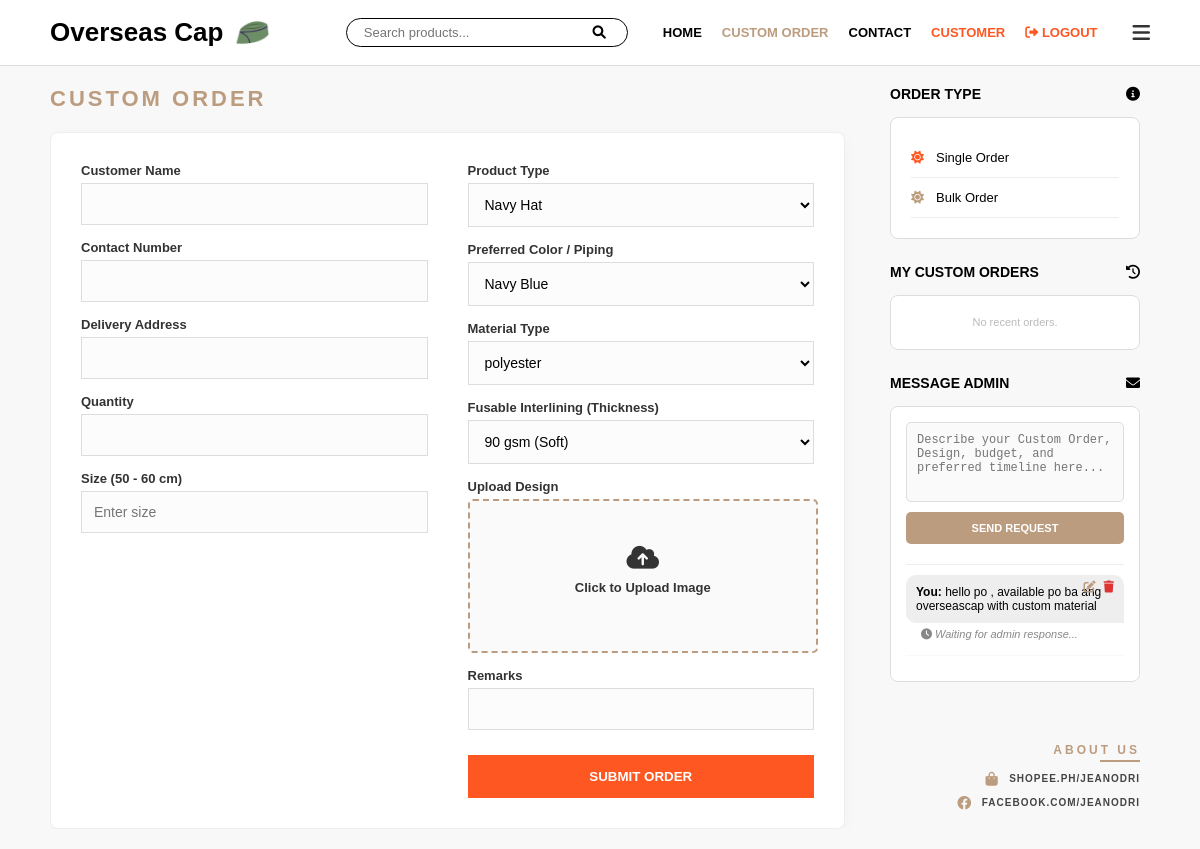
/custom_order (signed in), run on the app's committed database.
### app.py (models this page shows)
class ContactMessage(db.Model):
    id = db.Column(db.Integer, primary_key=True)
    user_id = db.Column(db.Integer, db.ForeignKey('user.id'), nullable=True)
    sender_name = db.Column(db.String(100))
    message = db.Column(db.Text, nullable=False)
    admin_reply = db.Column(db.Text, nullable=True) # Stores the Admin's response
    date_sent = db.Column(db.DateTime, default=datetime.utcnow)
    is_read = db.Column(db.Boolean, default=False)

### app.py (the view)
@app.route('/custom_order')
def custom_order():
    if 'user' not in session:
        return redirect(url_for('login'))
    user = User.query.filter_by(username=session['user']).first()
    custom_orders = CustomOrder.query.filter_by(
        user_id=user.id,
        order_type="Custom Order"
    ).order_by(CustomOrder.id.desc()).all()
    prev_data = session.get('temp_order', {})
    messages = ContactMessage.query.filter_by(user_id=user.id).order_by(ContactMessage.date_sent.desc()).all()
    return render_template('custom_order.html',
                           messages=messages,
                           prev_data=prev_data,
                           custom_orders=custom_orders)

### app.py (called while the page is built)
@app.context_processor
def inject_stats():
    admin_stats = {
        'total': CustomOrder.query.count(),
        'pending': CustomOrder.query.filter_by(status='PENDING').count(),
        'completed': CustomOrder.query.filter(CustomOrder.status.in_(['DONE', 'COMPLETED'])).count()
    }
    return dict(admin_stats=admin_stats)

### templates/custom_order.html (shortened to what this page needs)
<!DOCTYPE html>
<html lang="en">
<head>
    <link rel="stylesheet" href="https://cdnjs.cloudflare.com/ajax/libs/font-awesome/6.0.0/css/all.min.css">
</head>
<body>
    <header>
        <div style="display: flex; align-items: center; gap: 12px;">
            <div class="logo">Overseas Cap</div>
            <img src="{{ url_for('static', filename='logo.png') }}" alt="Logo" style="height: 35px; width: auto;">
        </div>
        <div style="display: flex; align-items: center; gap: 15px;">
            <form action="{{ url_for('home') }}" method="GET" class="search-container">
                <input type="text" name="q" placeholder="Search products..." value="{{ request.args.get('q', '') }}">
                <button type="submit"><i class="fas fa-search"></i></button>
            </form>
            <nav id="topNav">
                <a href="{{ url_for('home') }}">HOME</a>
                <a href="{{ url_for('custom_order') }}" style="color: #bc9c7e;">CUSTOM ORDER</a>
                <a href="{{ url_for('contact') }}">CONTACT</a>
                <a href="{{ url_for('customer_profile') }}" style="color: #ff5722;">CUSTOMER</a>
                <a href="#" onclick="confirmLogout(event)" style="color: #ff5722; font-weight: bold;">
                    <i class="fas fa-sign-out-alt"></i> LOGOUT
                </a>
            </nav>
            <i class="fas fa-bars menu-toggle-btn" onclick="toggleMenu()"></i>
        </div>
    </header>
    <main>
        <div class="content-left">
            <div class="page-title">Custom Order</div>
            <form class="form-grid" id="mainCustomForm">
                <div class="form-section">
                    <div class="input-row">
                        <label>Customer Name</label>
                        <input type="text" name="customer_name" value="{{ prev_data.get('customer_name', '') }}" required>
                    </div>
                    <div class="input-row">
                        <label>Contact Number</label>
                        <input type="text" name="contact_number" value="{{ prev_data.get('contact_number', '') }}" required>
                    </div>
                    <div class="input-row">
                        <label>Delivery Address</label>
                        <input type="text" name="address" value="{{ prev_data.get('address', '') }}" required>
                    </div>
                    <div class="input-row">
                        <label>Quantity</label>
                        <input type="number" name="quantity" value="{{ prev_data.get('quantity', '') }}" required>
                    </div>
                    <div class="input-row">
                        <label>Size (50 - 60 cm)</label>
                        <input type="number" name="size" min="50" max="60" placeholder="Enter size" required>
                    </div>
                </div>
                <div class="form-section">
                    <div class="input-row"><label>Product Type</label>
                        <select name="product_type">
                            <option value="Navy Hat">Navy Hat</option>
                        </select>
                    </div>
                    <div class="input-row">
                        <label>Preferred Color / Piping</label>
                        <select name="color">
                            <optgroup label="Primary Colors">
                                <option value="Navy Blue">Navy Blue</option>
                            </optgroup>
                        </select>
                    </div>
                    <div class="input-row"><label>Material Type</label>
                        <select name="material_type">
                            <option value="polyester">polyester</option>
                        </select>
                    </div>
                    <div class="input-row">
                        <label>Fusable Interlining (Thickness)</label>
                        <select name="interlining_thickness">
                            <option value="90 gsm">90 gsm (Soft)</option>
                        </select>
                    </div>
                    <div class="input-row"><label>Upload Design</label>
                        <label for="design-upload" class="upload-label-box">
                            <i class="fas fa-cloud-upload-alt fa-2x"></i>
                            <p id="file-name" style="margin-top:10px;">Click to Upload Image</p>
                        </label>
                    </div>
                    <div class="input-row"><label>Remarks</label><input type="text" name="remarks"></div>
                    <button type="submit" class="submit-btn">SUBMIT ORDER</button>
                </div>
            </form>
        </div>
        <aside class="sidebar">
            <div class="sidebar-header"><span>ORDER TYPE</span><i class="fas fa-info-circle"></i></div>
            <div class="sidebar-box">
                <div class="order-type-option" onclick="setOrderType('Single Order', this)"><i class="fas fa-sun" style="color: #ff5722;"></i> Single Order</div>
                <div class="order-type-option" onclick="setOrderType('Bulk Order', this)"><i class="fas fa-sun" style="color: #bc9c7e;"></i> Bulk Order</div>
            </div>
            <div style="margin-top: 25px;">
    <div class="sidebar-header"><span>MY CUSTOM ORDERS</span><i class="fas fa-history"></i></div>
    <div class="sidebar-box" style="padding: 10px; max-height: 200px; overflow-y: auto;">
        {% if custom_orders %}
            {% for order in custom_orders %}
            <div class="recent-order-item"
                 style="display: flex; justify-content: space-between; align-items: center; padding: 8px; border-bottom: 1px solid #eee; cursor: pointer;"
                 onclick="viewOrderStatus('{{ order.id }}',
                 '{{ order.status }}',
                 '{{ order.customer_name }}',
                 '{{ order.contact_number }}',
                 '{{ order.address }}',
                 '{{ order.quantity }}',
                 '{{ order.size_type }}',
                 '{{ order.product_type }}',
                 '{{ order.color_type }}',
                 '{{ order.material_type }}',
                 '{{ order.interlining_thickness }}',
                 '{{ (order.remarks or "")|replace("\'", "\\\'")|replace("\n", " ") }}',
                 '{{ order.design_filename }}',
                 '{{ order.price or "Not set" }}',
                 '{{ order.payment_method }}')"> <div style="font-size: 12px; font-weight: bold; color: #333;">Order #{{ order.id }}</div>
    <span style="font-size: 10px; font-weight: bold; color: #ff5722; text-transform: uppercase;">{{ order.status }}</span>
</div>
            {% endfor %}
        {% else %}
            <p style="text-align: center; color: #bbb; font-size: 11px; margin-top: 10px;">No recent orders.</p>
        {% endif %}
    </div>
</div>
            <div style="margin-top: 25px;">
    <div class="sidebar-header"><span>MESSAGE ADMIN</span><i class="fas fa-envelope"></i></div>
    <div class="sidebar-box" style="padding: 15px;">
        <textarea id="adminMessage" class="admin-msg-box" placeholder="Describe your Custom Order, Design, budget, and preferred timeline here..."></textarea>
        <button type="button" class="msg-send-btn" onclick="sendMessageToAdmin()">SEND REQUEST</button>
        <div class="chat-history" style="margin-top: 20px; max-height: 250px; overflow-y: auto; border-top: 1px solid #eee; padding-top: 10px;">
            {% if messages %}
                {% for msg in messages %}
                    <div style="margin-bottom: 15px; font-size: 12px; animation: fadeIn 0.3s ease;">
                        <div style="background: #eee; padding: 10px; border-radius: 10px 10px 0 10px; margin-bottom: 5px; position: relative;">
                            <strong>You:</strong> {{ msg.message }}
                            <div style="position: absolute; top: 5px; right: 10px; display: flex; gap: 8px;">
                                <button onclick="updateMessage('{{ msg.id }}', '{{ msg.message }}')" title="Edit Message" style="border:none; background:none; color:#bc9c7e; cursor:pointer; font-size: 12px; padding: 0;">
                                    <i class="fas fa-edit"></i>
                                </button>
                                <button onclick="deleteMessage('{{ msg.id }}')" title="Delete Message" style="border:none; background:none; color:#d33; cursor:pointer; font-size: 12px; padding: 0;">
                                    <i class="fas fa-trash"></i>
                                </button>
                            </div>
                        </div>
                        {% if msg.admin_reply %}
                            <div style="background: #e3f2fd; padding: 10px; border-radius: 10px 10px 10px 0; margin-left: 15px; border-left: 3px solid #2196f3;">
                                <strong>Admin Reply:</strong> {{ msg.admin_reply }}
                            </div>
                        {% else %}
                            <div style="margin-left: 15px; color: #888; font-style: italic; font-size: 11px;">
                                <i class="fas fa-clock"></i> Waiting for admin response...
                            </div>
                        {% endif %}
                    </div>
                    <hr style="border: 0; border-top: 1px solid #f9f9f9; margin: 10px 0;">
                {% endfor %}
            {% else %}
                <p style="text-align: center; color: #bbb; font-size: 11px; margin-top: 10px;">No messages sent yet.</p>
            {% endif %}
        </div>
    </div>
</div>
            <div class="about-us">
                <h4>About Us</h4>
                <div class="social-links">
                     <a href="https://shopee.ph/jeanodri" target="_blank">
                        <i class="fas fa-shopping-bag"></i> <span>SHOPEE.PH/JEANODRI</span>
                    </a>
                    <a href="https://facebook.com/jeanodri" target="_blank">
                        <i class="fab fa-facebook"></i> <span>FACEBOOK.COM/JEANODRI</span>
                    </a>
                </div>
            </div>
        </aside>
    </main>
</body>
</html>

### templates/custom_order.html (style rules this page uses)
html, body { height: 100vh; width: 100vw; margin: 0; padding: 0; overflow: hidden; background-color: #f8f8f8; font-family: Arial, sans-serif; display: flex; flex-direction: column; }
header { padding: 15px 50px; display: flex; justify-content: space-between; align-items: center; background: white; border-bottom: 1px solid #ddd; z-index: 100; }
.logo { font-size: 26px; font-weight: bold; }
.search-container { border: 1px solid #000; border-radius: 20px; padding: 5px 15px; width: 250px; display: flex; align-items: center; justify-content: space-between; background: white; }
.search-container input { border: none; outline: none; width: 100%; font-size: 13px; }
.search-container button { background: none; border: none; cursor: pointer; color: #000; }
nav { display: flex; align-items: center; transition: all 0.4s ease-in-out; }
nav a { color: #000; text-decoration: none; margin-left: 20px; font-size: 13px; font-weight: bold; transition: 0.3s; }
.menu-toggle-btn { cursor: pointer; font-size: 20px; margin-left: 20px; color: #333; transition: 0.3s; }
main { flex: 1; display: flex; padding: 20px 50px; gap: 30px; overflow: hidden; animation: fadeIn 0.7s ease-out; }
.content-left { flex: 3; display: flex; flex-direction: column; overflow-y: auto; padding-right: 15px; }
.page-title { color: #bc9c7e; letter-spacing: 3px; font-size: 22px; margin-bottom: 20px; font-weight: bold; text-transform: uppercase; }
.form-grid { display: grid; grid-template-columns: 1fr 1fr; gap: 40px; background: #fff; padding: 30px; border: 1px solid #eee; box-shadow: 0 4px 15px rgba(0,0,0,0.03); border-radius: 8px; }
.input-row { margin-bottom: 15px; display: flex; flex-direction: column; gap: 5px; }
.input-row label { font-size: 13px; font-weight: bold; color: #333; }
.input-row input, .input-row select { padding: 12px; border: 1px solid #ddd; font-size: 14px; background-color: #fcfcfc; outline: none; transition: all 0.3s; }
.upload-label-box { width: 100%; height: 150px; background-color: #fafafa; border: 2px dashed #bc9c7e; display: flex; flex-direction: column; justify-content: center; align-items: center; color: #bc9c7e; font-weight: bold; cursor: pointer; transition: 0.3s; border-radius: 5px; }
.submit-btn { background-color: #ff5722; color: white; border: none; padding: 14px; font-weight: bold; cursor: pointer; width: 100%; margin-top: 10px; transition: 0.3s; }
.sidebar { flex: 1; max-width: 250px; display: flex; flex-direction: column; overflow-y: auto; padding-right: 10px; }
.sidebar-header { display: flex; justify-content: space-between; align-items: center; font-weight: bold; margin-bottom: 15px; font-size: 14px; }
.sidebar-box { background: #fff; border: 1px solid #ddd; padding: 20px; border-radius: 8px; }
.order-type-option { display: flex; align-items: center; gap: 12px; padding: 12px 0; border-bottom: 1px solid #eee; font-size: 13px; cursor: pointer; transition: 0.3s; }
.admin-msg-box { width: 100%; height: 80px; border: 1px solid #ddd; border-radius: 5px; padding: 10px; font-size: 12px; resize: none; outline: none; background: #fafafa; transition: 0.3s; box-sizing: border-box; display: block; }
.msg-send-btn { width: 100%; background: #bc9c7e; color: white; border: none; padding: 10px; margin-top: 10px; border-radius: 5px; font-size: 11px; font-weight: bold; cursor: pointer; transition: 0.3s; box-sizing: border-box; }
.about-us { margin-top: 25px; padding: 20px 0; text-align: right; flex-shrink: 0; }
.about-us h4 { font-size: 12px; color: #bc9c7e; letter-spacing: 3px; text-transform: uppercase; margin-bottom: 15px; position: relative; display: inline-block; font-weight: bold; }
.about-us h4::after { content: ''; position: absolute; bottom: -5px; right: 0; width: 40px; height: 2px; background-color: #bc9c7e; }
.social-links { display: flex; flex-direction: column; gap: 10px; }
.social-links a { font-size: 10px; color: #444; text-decoration: none; font-weight: bold; letter-spacing: 1px; display: flex; align-items: center; justify-content: flex-end; gap: 8px; transition: color 0.3s ease; }
.social-links a i { font-size: 14px; color: #bc9c7e; width: 18px; text-align: center; }

### data on the page
ContactMessage: message "hello po , available po ba ang overseascap with custom material", shows "Waiting for admin response..."
